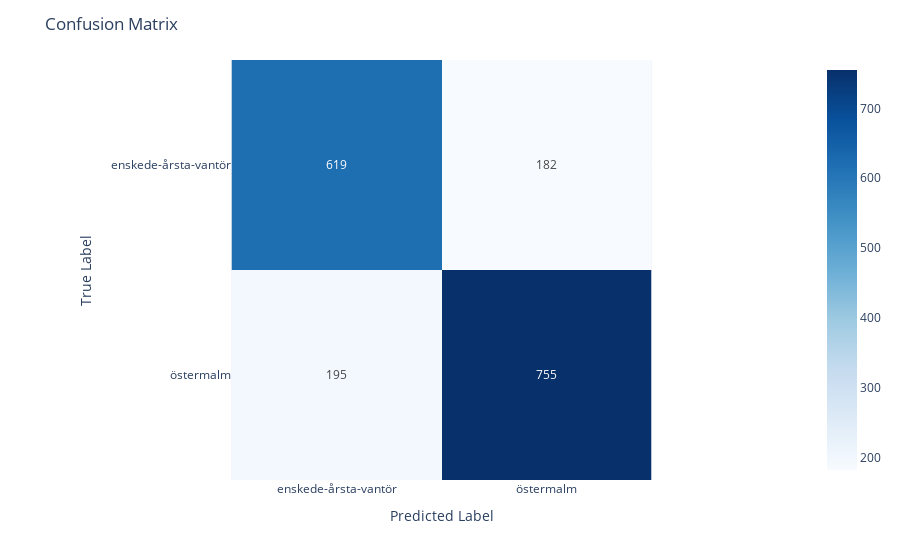

Here is the notebook cell this chart was saved with:
### Code cell
evaluate_model(df_extended, labels, 'model_LogisticRegression()_2y', add_features='y')

### Figure 1 — Plotly figure (JSON) as saved in the notebook; plotly's stock layout.template omitted (floating-point values rounded to 4 significant figures)
{"data": [{"coloraxis": "coloraxis", "hovertemplate": "x: %{x}<br>y: %{y}<br>color: %{z}<extra></extra>", "name": "0", "texttemplate": "%{z}", "type": "heatmap", "x": ["enskede-årsta-vantör", "östermalm"], "xaxis": "x", "y": ["enskede-årsta-vantör", "östermalm"], "yaxis": "y", "z": [[619, 182], [195, 755]]}], "layout": {"coloraxis": {"colorscale": [[0, "rgb(247,251,255)"], [0.125, "rgb(222,235,247)"], [0.25, "rgb(198,219,239)"], [0.375, "rgb(158,202,225)"], [0.5, "rgb(107,174,214)"], [0.625, "rgb(66,146,198)"], [0.75, "rgb(33,113,181)"], [0.875, "rgb(8,81,156)"], [1, "rgb(8,48,107)"]]}, "margin": {"t": 60}, "title": {"text": "Confusion Matrix"}, "xaxis": {"anchor": "y", "constrain": "domain", "domain": [0, 1], "scaleanchor": "y", "title": {"text": "Predicted Label"}}, "yaxis": {"anchor": "x", "autorange": "reversed", "constrain": "domain", "domain": [0, 1], "title": {"text": "True Label"}}}}
